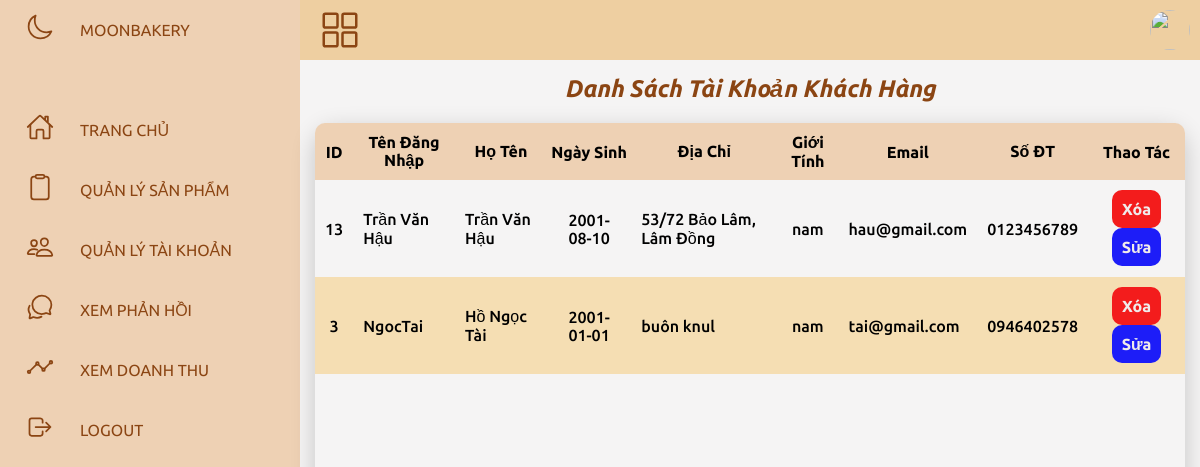
The app's page /admin/index.php?action=quanlytaikhoan&query=themtk with its own data.
### tables this page shows
CREATE TABLE `user` (
  `id` int(11) NOT NULL,
  `username` varchar(255) NOT NULL,
  `password` varchar(255) NOT NULL,
  `level` int(11) NOT NULL,
  `fullname` varchar(255) NOT NULL,
  `dateofbirth` date NOT NULL,
  `sex` varchar(255) NOT NULL,
  `email` varchar(255) NOT NULL,
  `phonenumber` varchar(255) NOT NULL,
  `address` varchar(255) NOT NULL
);

### admin/modules/quanlytaikhoan/lietke.php (the view, shortened to what this page needs)
<?php
$sql_lietke_admin = "SELECT * FROM user WHERE user.level =0 ORDER BY id DESC";
$query_lietke_admin = $mysqli->query($sql_lietke_admin);
?>
<div class="mainsub">
    <div class="mainsub-header">
        <h2>Danh Sách Tài Khoản Khách Hàng</h2>
    </div>
 <div class="user-acc">
 <table>
    <tr>
        <th>ID</th>
        <th> Tên Đăng Nhập </th>
        <th>Họ Tên</th>
        <th>Ngày Sinh</th>
        <th>Địa Chỉ </th>
        <th>Giới Tính</th>
        <th>Email</th>
        <th>Số ĐT</th>
        <th>Thao Tác</th>
    </tr>
    <?php
    while ($row = mysqli_fetch_array($query_lietke_admin)) {
    ?>
        <tr>
            <td><?php echo $row['id'] ?></td>
            <td><?php echo $row['username'] ?></td>
            <td><?php echo $row['fullname'] ?></td>
            <td> <?php echo $row['dateofbirth'] ?></td>
            <td><?php echo $row['address'] ?></td>
            <td><?php echo $row['sex'] ?></td>
            <td><?php echo $row['email'] ?></td>
            <td><?php echo $row['phonenumber'] ?></td>
            <td>
                <div class="edituser">
                   <div class="btn-edituser">
                       <a class="btn-D-user" href="modules/quanlytaikhoan/xuly.php?iduser=<?php echo $row['id'] ?>">Xóa</a>
                     </div>
                     <div class="btn-edituser">
                       <a class="btn-E-user"href="?action=quanlytaikhoan&query=suatk&iduser=<?php echo $row['id'] ?>"> Sửa</a>
                     </div>
                </div>
            </td>
        </tr>
    <?php
    }
    ?>
 </table>
 </div>
</div>

### assets/css/StyleAdmin.css (style rules this page uses)
* { margin: 0; padding: 0; box-sizing: border-box; font-family: "Ubuntu", sans-serif; }
a { text-decoration: none; }
:root { --background: #f5f4f4; --menu: #eed1b4; --words: #8b4513; --hover: #a75105; --hover1: #eecfa1; --black: #222; --white: rgb(240, 235, 235); }
body { min-height: 100vh; overflow-x: hidden; }
.mainsub { position: relative; max-width: calc(100% -300px); padding: 15px; margin: auto; }
.mainsub-header { text-align: center; font-family: Arial, Helvetica, sans-serif; font-weight: 600; font-style: italic; color: var(--words); margin-bottom: 5px; }
.user-acc { position: relative; border-radius: 20px; max-width: 100%; box-shadow: 0 7px 25px rgba(0, 0, 0, 0.2); min-height: 100vh; width: 100%; margin-top: 20px; }
.user-acc table { width: 100%; border-collapse: collapse; }
.user-acc table tr th { background-color: var(--menu); padding: 10px 0; }
.user-acc table tr th:first-child { border-radius: 10px 0 0 0; }
.user-acc table tr th:last-child { border-radius: 0 10px 0 0; }
.user-acc table td { padding: 10px; text-align: start; font-size: 1em; font-weight: 500; }
.user-acc table tr:nth-child(odd) td { background-color: wheat; }
.user-acc table tr td:nth-child(1), .user-acc table tr td:nth-child(4), .user-acc table tr td:nth-child(6), .user-acc table tr td:nth-child(8) { text-align: center; }
.edituser { display: flex; justify-content: space-around; align-items: center; flex-wrap: wrap; }
.btn-edituser { margin: 10px 0; }
.edituser a { background-color: red; padding: 5px; border-radius: 5px; }
.edituser .btn-D-user { background-color: rgb(243, 28, 28); padding: 10px; border-radius: 10px; color: var(--white); font-weight: bold; }
.edituser .btn-E-user { background-color: rgb(29, 29, 248); padding: 10px; border-radius: 10px; color: var(--white); font-weight: bold; }

### records on screen
user: id "13", username "Trần Văn Hậu", fullname "Trần Văn Hậu", dateofbirth "2001-08-10", address "53/72 Bảo Lâm, Lâm Đồng", sex "nam", email "hau@gmail.com", phonenumber "0123456789"
user: id "3", username "NgocTai", fullname "Hồ Ngọc Tài", dateofbirth "2001-01-01", address "buôn knul", sex "nam", email "tai@gmail.com", phonenumber "0946402578"
